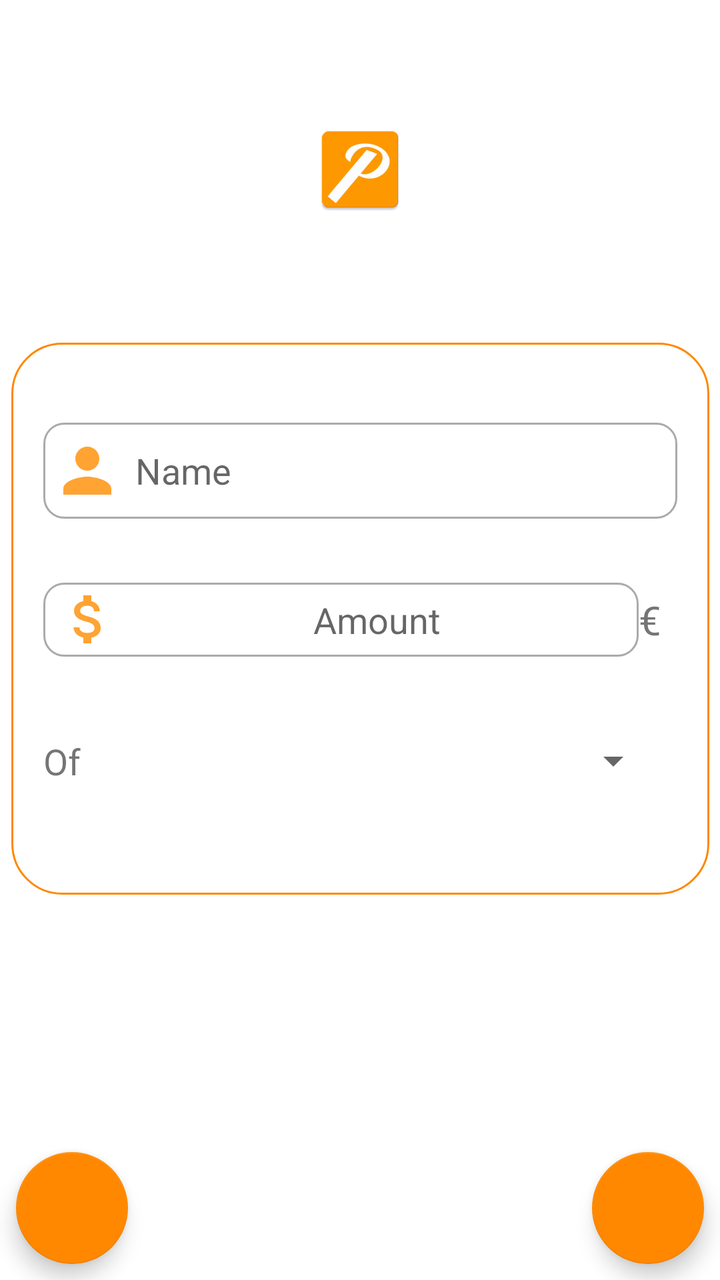
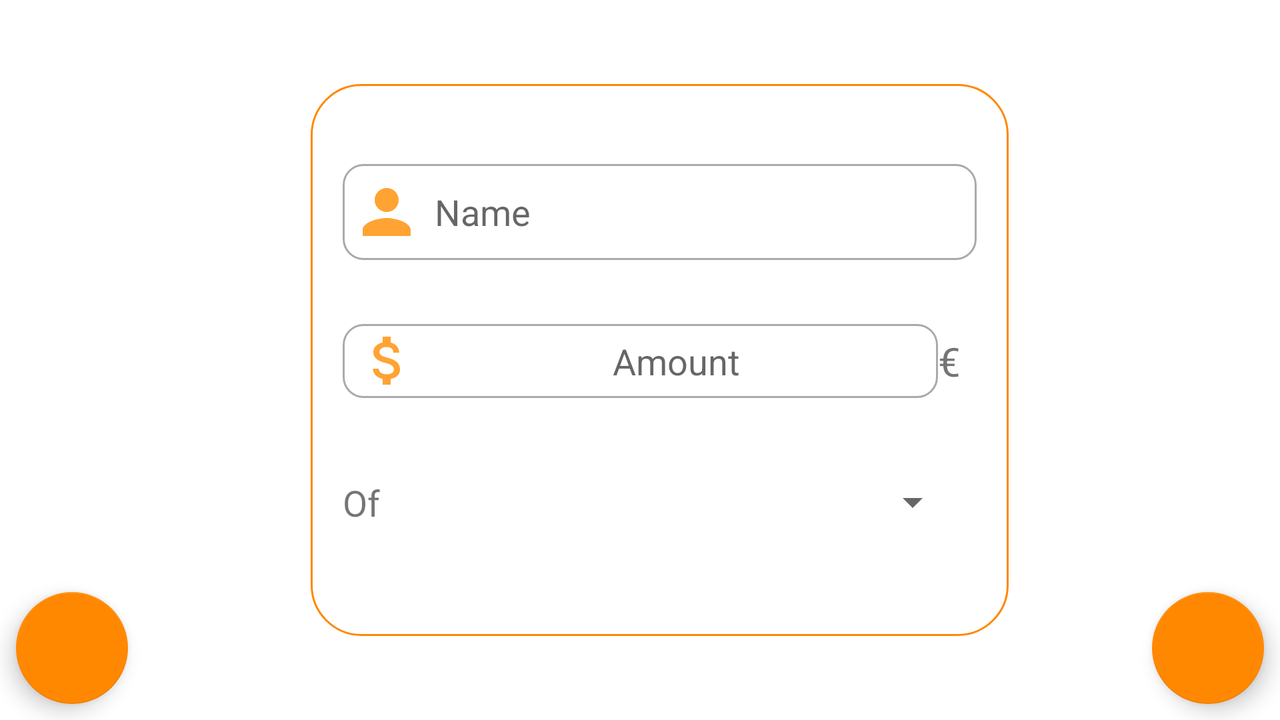

An Android layout and its configuration variant, each rendered on a device that would load it. The default file and the variant file are quoted in full after the pictures.
<!-- AndroidManifest.xml: application theme Theme.PrimerProyecto -->
<!-- res/layout/add_gasto.xml -->
<?xml version="1.0" encoding="utf-8"?>
<androidx.constraintlayout.widget.ConstraintLayout xmlns:android="http://schemas.android.com/apk/res/android"
    xmlns:app="http://schemas.android.com/apk/res-auto"
    xmlns:tools="http://schemas.android.com/tools"
    android:layout_width="match_parent"
    android:layout_height="match_parent"
    tools:context=".AddGasto">


    <com.google.android.material.floatingactionbutton.FloatingActionButton
        android:id="@+id/bAtras"
        android:layout_width="wrap_content"
        android:layout_height="wrap_content"
        android:layout_marginStart="8dp"
        android:layout_marginBottom="8dp"
        android:clickable="true"
        app:backgroundTint="@android:color/holo_orange_dark"
        app:layout_constraintBottom_toBottomOf="parent"
        app:layout_constraintStart_toStartOf="parent"
        app:srcCompat="@drawable/flecha_izquierda"
        tools:ignore="SpeakableTextPresentCheck" />

    <com.google.android.material.floatingactionbutton.FloatingActionButton
        android:id="@+id/bGuardar"
        android:layout_width="wrap_content"
        android:layout_height="wrap_content"
        android:layout_marginEnd="8dp"
        android:layout_marginBottom="8dp"
        android:clickable="true"
        app:backgroundTint="@android:color/holo_orange_dark"
        app:layout_constraintBottom_toBottomOf="parent"
        app:layout_constraintEnd_toEndOf="parent"
        app:srcCompat="@drawable/guardar"
        tools:ignore="SpeakableTextPresentCheck" />


    <androidx.constraintlayout.widget.ConstraintLayout
        android:id="@+id/constraintLayout"
        android:layout_width="349dp"
        android:layout_height="276dp"
        android:layout_marginTop="50dp"
        android:layout_marginBottom="180dp"
        android:background="@drawable/bordes_layout"
        app:layout_constraintBottom_toBottomOf="parent"
        app:layout_constraintEnd_toEndOf="parent"
        app:layout_constraintStart_toStartOf="parent"
        app:layout_constraintTop_toBottomOf="@+id/imageView">

        <EditText
            android:id="@+id/eNombre"
            android:layout_width="0dp"
            android:layout_height="48dp"
            android:layout_marginStart="16dp"
            android:layout_marginTop="40dp"
            android:layout_marginEnd="16dp"
            android:background="@drawable/borde_edit_text"
            android:drawableStart="@drawable/persona"
            android:drawablePadding="12dp"
            android:ems="10"
            android:hint="@string/name_placeholder"
            android:inputType="textPersonName"
            android:minHeight="48dp"
            android:paddingStart="10dp"
            app:layout_constraintEnd_toEndOf="parent"
            app:layout_constraintStart_toStartOf="parent"
            app:layout_constraintTop_toTopOf="parent"
            tools:ignore="MissingConstraints" />

        <TextView
            android:id="@+id/tAutor"
            android:layout_width="wrap_content"
            android:layout_height="wrap_content"
            android:layout_marginTop="40dp"
            android:text="@string/of"
            android:textSize="18sp"
            app:layout_constraintStart_toStartOf="@+id/eCantidad"
            app:layout_constraintTop_toBottomOf="@+id/eCantidad" />

        <TextView
            android:id="@+id/tDivisa"
            android:layout_width="wrap_content"
            android:layout_height="wrap_content"
            android:layout_marginEnd="8dp"
            android:text="€"
            android:textSize="20sp"
            app:layout_constraintBottom_toBottomOf="@+id/eCantidad"
            app:layout_constraintEnd_toEndOf="@+id/eNombre"
            app:layout_constraintTop_toTopOf="@+id/eCantidad" />

        <EditText
            android:id="@+id/eCantidad"
            android:layout_width="0dp"
            android:layout_height="37dp"
            android:layout_marginTop="32dp"
            android:background="@drawable/borde_edit_text"
            android:drawableStart="@drawable/money"
            android:drawablePadding="10dp"
            android:ems="10"
            android:hint="@string/amount"
            android:inputType="numberDecimal"
            android:paddingStart="10dp"
            android:paddingEnd="8dp"
            android:textAlignment="center"
            android:textSize="18sp"
            app:layout_constraintEnd_toStartOf="@+id/tDivisa"
            app:layout_constraintStart_toStartOf="@+id/eNombre"
            app:layout_constraintTop_toBottomOf="@+id/eNombre"
            tools:ignore="SpeakableTextPresentCheck,TouchTargetSizeCheck" />

        <Spinner
            android:id="@+id/sAutor"
            style="@null"
            android:layout_width="0dp"
            android:layout_height="wrap_content"
            android:layout_marginStart="8dp"
            android:layout_marginEnd="24dp"
            android:dropDownWidth="wrap_content"
            android:dropDownSelector="@drawable/dropdown"
            android:gravity="end"
            android:textAlignment="gravity"
            app:layout_constraintBottom_toBottomOf="@+id/tAutor"
            app:layout_constraintEnd_toEndOf="parent"
            app:layout_constraintStart_toEndOf="@+id/tAutor"
            app:layout_constraintTop_toTopOf="@+id/tAutor"
            app:layout_constraintVertical_bias="0.0"
            tools:ignore="SpeakableTextPresentCheck,TouchTargetSizeCheck" />

    </androidx.constraintlayout.widget.ConstraintLayout>

    <ImageView
        android:id="@+id/imageView"
        android:layout_width="wrap_content"
        android:layout_height="wrap_content"
        android:layout_marginTop="48dp"
        app:layout_constraintBottom_toTopOf="@+id/constraintLayout"
        app:layout_constraintEnd_toEndOf="parent"
        app:layout_constraintStart_toStartOf="parent"
        app:layout_constraintTop_toTopOf="parent"
        app:srcCompat="@mipmap/logo_launcher" />

</androidx.constraintlayout.widget.ConstraintLayout>
<!-- resources referenced by this layout -->
<resources>
  <!-- drawable borde_edit_text (drawable) -->
  <?xml version="1.0" encoding="utf-8"?>
  <selector xmlns:android="http://schemas.android.com/apk/res/android">
      <item android:state_enabled="true" android:state_focused="true">
          <shape android:shape="rectangle">
              <solid android:color="?attr/colorOnPrimary"></solid>
              <corners android:radius="10dp"></corners>
              <stroke android:color="?attr/colorPrimary" android:width="1dp"></stroke>
          </shape>
      </item>
  
      <item android:state_enabled="true">
          <shape android:shape="rectangle">
              <solid android:color="?attr/colorOnPrimary"></solid>
              <corners android:radius="10dp"></corners>
              <stroke android:color="@android:color/darker_gray" android:width="1dp"></stroke>
          </shape>
      </item>
  
  </selector>
  <!-- drawable bordes_layout (drawable) -->
  <?xml version="1.0" encoding="utf-8"?>
  <shape xmlns:android="http://schemas.android.com/apk/res/android">
      <stroke android:width="1dp" android:color="@android:color/holo_orange_dark"></stroke>
      <corners android:radius="25dp"></corners>
  </shape>
  <!-- drawable dropdown (drawable-anydpi) -->
  <vector xmlns:android="http://schemas.android.com/apk/res/android"
      android:width="24dp"
      android:height="24dp"
      android:viewportWidth="24"
      android:viewportHeight="24"
      android:tint="#FF8C00"
      android:alpha="0.8">
    <group android:scaleX="1.2"
        android:scaleY="1.2"
        android:translateX="-2.4"
        android:translateY="-2.4">
      <path
          android:fillColor="@android:color/white"
          android:pathData="M12,2C6.48,2 2,6.48 2,12s4.48,10 10,10 10,-4.48 10,-10S17.52,2 12,2zM12,14l-4,-4h8l-4,4z"/>
    </group>
  </vector>
  <!-- drawable persona (drawable-anydpi) -->
  <vector xmlns:android="http://schemas.android.com/apk/res/android"
      android:width="24dp"
      android:height="24dp"
      android:viewportWidth="24"
      android:viewportHeight="24"
      android:tint="#FF8C00"
      android:alpha="0.8">
    <group android:scaleX="1.5"
        android:scaleY="1.5"
        android:translateX="-6"
        android:translateY="-6">
      <path
          android:fillColor="@android:color/white"
          android:pathData="M12,12c2.21,0 4,-1.79 4,-4s-1.79,-4 -4,-4 -4,1.79 -4,4 1.79,4 4,4zM12,14c-2.67,0 -8,1.34 -8,4v2h16v-2c0,-2.66 -5.33,-4 -8,-4z"/>
    </group>
  </vector>
  <string name="amount">Amount</string>
  <string name="name_placeholder">Name</string>
  <string name="of">Of</string>
  <style name="Theme.PrimerProyecto" parent="Theme.MaterialComponents.DayNight.DarkActionBar">
          
          <item name="colorPrimary">@android:color/holo_orange_dark</item>
          <item name="colorPrimaryVariant">@android:color/holo_orange_dark</item>
          <item name="colorOnPrimary">@color/white</item>
          
          <item name="colorSecondary">@color/white</item>
          <item name="colorSecondaryVariant">@color/negro_medio</item>
          <item name="colorOnSecondary">@color/white</item>
          
          <item name="android:statusBarColor">?attr/colorPrimaryVariant</item>
          
  
      </style>
  <color name="white">#FFFFFFFF</color>
  <color name="negro_medio">#353839</color>
</resources>
<!-- res/layout-land/add_gasto.xml (the repository's variant of the layout above) -->
<!-- drawn on the phone turned sideways -->
<?xml version="1.0" encoding="utf-8"?>
<androidx.constraintlayout.widget.ConstraintLayout xmlns:android="http://schemas.android.com/apk/res/android"
    xmlns:app="http://schemas.android.com/apk/res-auto"
    xmlns:tools="http://schemas.android.com/tools"
    android:layout_width="match_parent"
    android:layout_height="match_parent"
    tools:context=".Actividades.AddGasto">


    <com.google.android.material.floatingactionbutton.FloatingActionButton
        android:id="@+id/bAtras"
        android:layout_width="wrap_content"
        android:layout_height="wrap_content"
        android:layout_marginStart="8dp"
        android:layout_marginBottom="8dp"
        android:clickable="true"
        app:backgroundTint="@android:color/holo_orange_dark"
        app:layout_constraintBottom_toBottomOf="parent"
        app:layout_constraintStart_toStartOf="parent"
        app:srcCompat="@drawable/flecha_izquierda"
        tools:ignore="SpeakableTextPresentCheck" />

    <com.google.android.material.floatingactionbutton.FloatingActionButton
        android:id="@+id/bGuardar"
        android:layout_width="wrap_content"
        android:layout_height="wrap_content"
        android:layout_marginEnd="8dp"
        android:layout_marginBottom="8dp"
        android:clickable="true"
        app:backgroundTint="@android:color/holo_orange_dark"
        app:layout_constraintBottom_toBottomOf="parent"
        app:layout_constraintEnd_toEndOf="parent"
        app:srcCompat="@drawable/guardar"
        tools:ignore="SpeakableTextPresentCheck" />


    <androidx.constraintlayout.widget.ConstraintLayout
        android:id="@+id/constraintLayout"
        android:layout_width="349dp"
        android:layout_height="276dp"
        android:background="@drawable/bordes_layout"
        app:layout_constraintBottom_toBottomOf="parent"
        app:layout_constraintEnd_toEndOf="parent"
        app:layout_constraintHorizontal_bias="0.534"
        app:layout_constraintStart_toStartOf="parent"
        app:layout_constraintTop_toTopOf="parent">

        <EditText
            android:id="@+id/eNombre"
            android:layout_width="0dp"
            android:layout_height="48dp"
            android:layout_marginStart="16dp"
            android:layout_marginTop="40dp"
            android:layout_marginEnd="16dp"
            android:background="@drawable/borde_edit_text"
            android:drawableStart="@drawable/persona"
            android:drawablePadding="12dp"
            android:ems="10"
            android:hint="@string/name_placeholder"
            android:inputType="textPersonName"
            android:minHeight="48dp"
            android:paddingStart="10dp"
            app:layout_constraintEnd_toEndOf="parent"
            app:layout_constraintStart_toStartOf="parent"
            app:layout_constraintTop_toTopOf="parent"
            tools:ignore="MissingConstraints" />

        <TextView
            android:id="@+id/tAutor"
            android:layout_width="wrap_content"
            android:layout_height="wrap_content"
            android:layout_marginTop="40dp"
            android:text="@string/of"
            android:textSize="18sp"
            app:layout_constraintStart_toStartOf="@+id/eCantidad"
            app:layout_constraintTop_toBottomOf="@+id/eCantidad" />

        <TextView
            android:id="@+id/tDivisa"
            android:layout_width="wrap_content"
            android:layout_height="wrap_content"
            android:layout_marginEnd="8dp"
            android:text="€"
            android:textSize="20sp"
            app:layout_constraintBottom_toBottomOf="@+id/eCantidad"
            app:layout_constraintEnd_toEndOf="@+id/eNombre"
            app:layout_constraintTop_toTopOf="@+id/eCantidad" />

        <EditText
            android:id="@+id/eCantidad"
            android:layout_width="0dp"
            android:layout_height="37dp"
            android:layout_marginTop="32dp"
            android:background="@drawable/borde_edit_text"
            android:drawableStart="@drawable/money"
            android:drawablePadding="10dp"
            android:ems="10"
            android:hint="@string/amount"
            android:inputType="numberDecimal"
            android:paddingStart="10dp"
            android:paddingEnd="8dp"
            android:textAlignment="center"
            android:textSize="18sp"
            app:layout_constraintEnd_toStartOf="@+id/tDivisa"
            app:layout_constraintStart_toStartOf="@+id/eNombre"
            app:layout_constraintTop_toBottomOf="@+id/eNombre"
            tools:ignore="SpeakableTextPresentCheck,TouchTargetSizeCheck" />

        <Spinner
            android:id="@+id/sAutor"
            style="@null"
            android:layout_width="0dp"
            android:layout_height="wrap_content"
            android:layout_marginStart="8dp"
            android:layout_marginEnd="24dp"
            android:dropDownWidth="wrap_content"
            android:dropDownSelector="@drawable/dropdown"
            android:gravity="end"
            android:textAlignment="gravity"
            app:layout_constraintBottom_toBottomOf="@+id/tAutor"
            app:layout_constraintEnd_toEndOf="parent"
            app:layout_constraintStart_toEndOf="@+id/tAutor"
            app:layout_constraintTop_toTopOf="@+id/tAutor"
            app:layout_constraintVertical_bias="0.0"
            tools:ignore="SpeakableTextPresentCheck,TouchTargetSizeCheck" />

    </androidx.constraintlayout.widget.ConstraintLayout>

    <ImageView
        android:id="@+id/imageView"
        android:layout_width="wrap_content"
        android:layout_height="wrap_content"
        android:visibility="invisible"
        app:layout_constraintEnd_toEndOf="parent"
        app:layout_constraintTop_toTopOf="parent"
        app:srcCompat="@mipmap/logo_launcher"
        tools:visibility="invisible" />

</androidx.constraintlayout.widget.ConstraintLayout>
